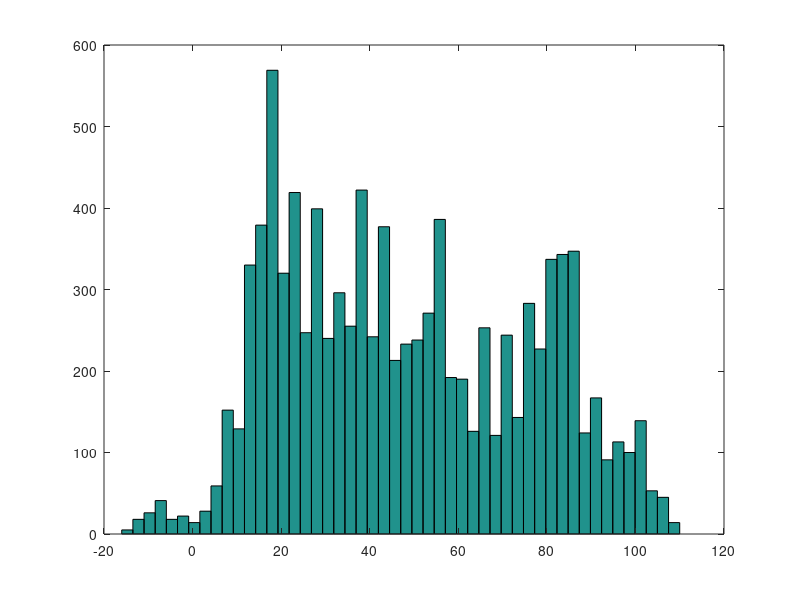

Write the MATLAB code that produced this figure.
 x=zeros(10000,1);
 for n=2:10000
     if rand<0.5
         x(n)=x(n-1)-1;
     else
         x(n)=x(n-1)+1;
     end
 end
 figure;
 hist(x,50)
     
     
     
     
     